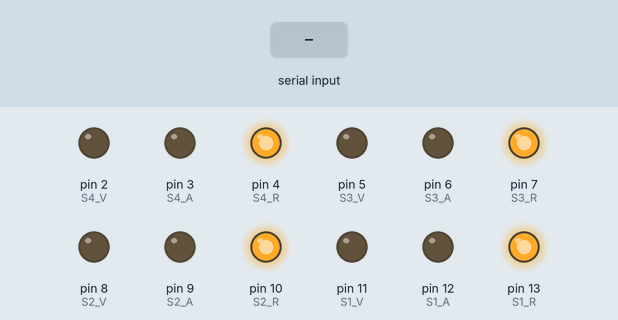
Bench run of a sketch on a simulated Arduino Uno, built with avr-gcc and run on an emulated ATmega328P. Shown: output pins drawn as LEDs (lit = HIGH). Inputs (shaded band) come from the test bench.

Above: at 1.2 s.
1.3 s: "V" received over Serial
At 1.8 s:
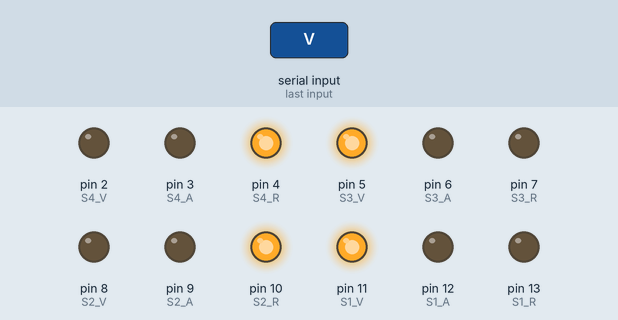
2.8 s: "v" received over Serial
At 4.0 s:
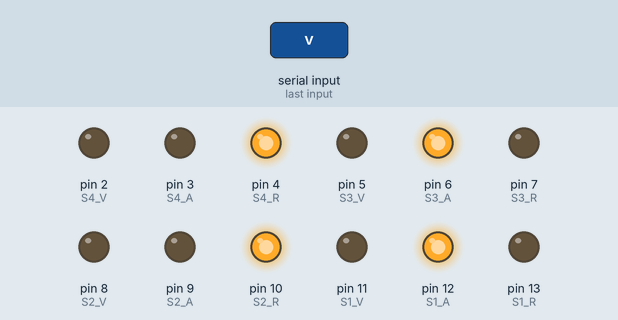
4.3 s: "H" received over Serial
At 5.2 s:
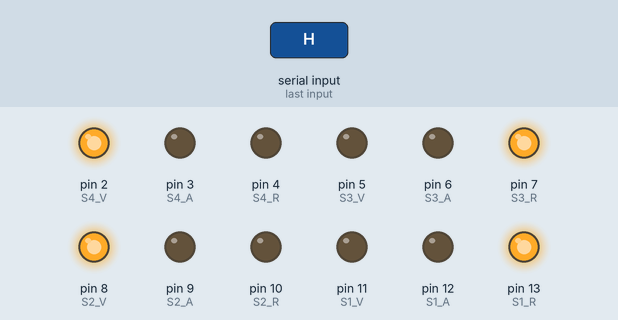
5.8 s: "h" received over Serial
At 6.4 s:
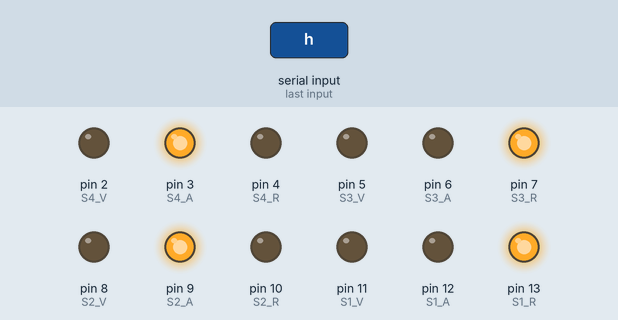
7.3 s: "R" received over Serial
At 8.7 s:
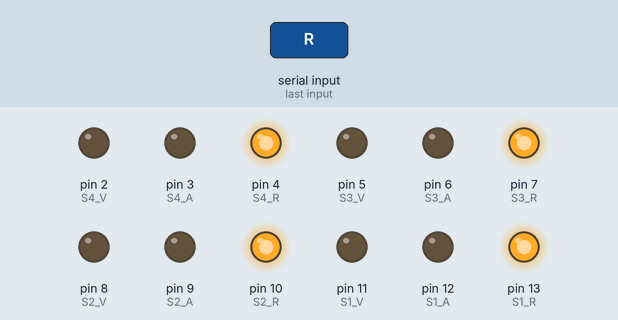
Timing chart, 0 to 9.8 s (numbered marks = the images above; inputs shaded):
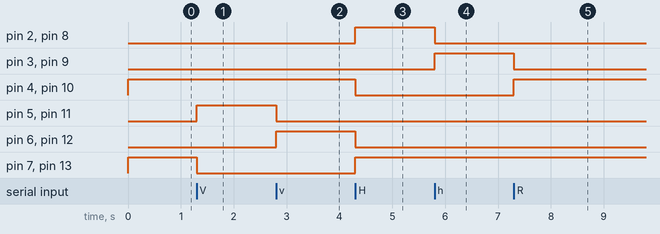

The sketch:

semaforo.ino
```cpp
// --- CÓDIGO FINAL: 4 SEMÁFOROS SINCRONIZADOS (PARES) ---

// Semáforo 1 (Norte)
const int S1_R = 13; const int S1_A = 12; const int S1_V = 11;
// Semáforo 2 (Este)
const int S2_R = 10; const int S2_A = 9;  const int S2_V = 8;
// Semáforo 3 (Sur) - Se mueve igual que el 1
const int S3_R = 7;  const int S3_A = 6;  const int S3_V = 5;
// Semáforo 4 (Oeste) - Se mueve igual que el 2
const int S4_R = 4;  const int S4_A = 3;  const int S4_V = 2;

char fase;

void setup() {
  // Configurar pines 2 al 13
  for (int i = 2; i <= 13; i++) { pinMode(i, OUTPUT); }
  Serial.begin(9600);
  todoRojo();
}

void loop() {
  if (Serial.available() > 0) {
    fase = Serial.read();
    cambiarFase(fase);
  }
}

void todoRojo() {
  // Pone TODOS en Rojo (Seguridad)
  digitalWrite(S1_V, 0); digitalWrite(S1_A, 0); digitalWrite(S1_R, 1);
  digitalWrite(S2_V, 0); digitalWrite(S2_A, 0); digitalWrite(S2_R, 1);
  digitalWrite(S3_V, 0); digitalWrite(S3_A, 0); digitalWrite(S3_R, 1);
  digitalWrite(S4_V, 0); digitalWrite(S4_A, 0); digitalWrite(S4_R, 1);
}

void cambiarFase(char f) {
  // Limpiamos luces anteriores (apagamos verdes y amarillos)
  digitalWrite(S1_V, 0); digitalWrite(S1_A, 0);
  digitalWrite(S2_V, 0); digitalWrite(S2_A, 0);
  digitalWrite(S3_V, 0); digitalWrite(S3_A, 0);
  digitalWrite(S4_V, 0); digitalWrite(S4_A, 0);

  // Aseguramos rojos base
  digitalWrite(S1_R, 1); digitalWrite(S2_R, 1); digitalWrite(S3_R, 1); digitalWrite(S4_R, 1);

  // --- LÓGICA DE PARES ---

  // 'V' -> VERTICAL VERDE (S1 y S3 Avanzan)
  if (f == 'V') {
    digitalWrite(S1_R, 0); digitalWrite(S1_V, 1); // S1 Verde
    digitalWrite(S3_R, 0); digitalWrite(S3_V, 1); // S3 Verde
  }

  // 'v' -> VERTICAL AMARILLO
  if (f == 'v') {
    digitalWrite(S1_R, 0); digitalWrite(S1_A, 1); // S1 Amarillo
    digitalWrite(S3_R, 0); digitalWrite(S3_A, 1); // S3 Amarillo
  }

  // 'H' -> HORIZONTAL VERDE (S2 y S4 Avanzan)
  if (f == 'H') {
    digitalWrite(S2_R, 0); digitalWrite(S2_V, 1); // S2 Verde
    digitalWrite(S4_R, 0); digitalWrite(S4_V, 1); // S4 Verde
  }

  // 'h' -> HORIZONTAL AMARILLO
  if (f == 'h') {
    digitalWrite(S2_R, 0); digitalWrite(S2_A, 1); // S2 Amarillo
    digitalWrite(S4_R, 0); digitalWrite(S4_A, 1); // S4 Amarillo
  }

  // 'R' -> Todo Rojo
  if (f == 'R') { todoRojo(); }
}
```

Measured:
- after the input at 1.3 s, pin 5 (S3_V), pin 11 (S1_V): LOW → HIGH at once; pin 7 (S3_R), pin 13 (S1_R): HIGH → LOW at once
- after the input at 2.8 s, pin 5 (S3_V), pin 11 (S1_V): HIGH → LOW at once; pin 6 (S3_A), pin 12 (S1_A): LOW → HIGH at once
- after the input at 4.3 s, pin 2 (S4_V), pin 7 (S3_R), pin 8 (S2_V), pin 13 (S1_R): LOW → HIGH at once; pin 4 (S4_R), pin 6 (S3_A), pin 10 (S2_R), pin 12 (S1_A): HIGH → LOW at once
- after the input at 5.8 s, pin 2 (S4_V), pin 8 (S2_V): HIGH → LOW at once; pin 3 (S4_A), pin 9 (S2_A): LOW → HIGH at once
- after the input at 7.3 s, pin 3 (S4_A), pin 9 (S2_A): HIGH → LOW at once; pin 4 (S4_R), pin 10 (S2_R): LOW → HIGH at once
